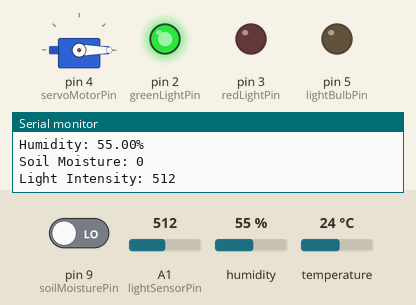
This sketch was run on a simulated Arduino Uno, built with avr-gcc and run on an emulated ATmega328P. On the bench: servo, output pins drawn as LEDs (lit = HIGH), the last lines printed to the serial monitor. The inputs (shaded band) are chosen by the test bench; at power-on: temperature 24 °C, A1 (lightSensorPin) = 512, pin 9 (soilMoisturePin) LOW, humidity 55 %.

Above: at 1.8 s.
1.9 s: temperature set to 20 °C
At 2.7 s:
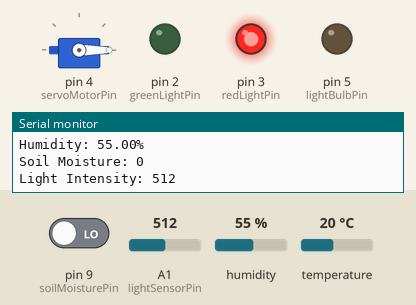
3.6 s: A1 (lightSensorPin) set to 105
5.3 s: A1 (lightSensorPin) set to 91
At 6.5 s:
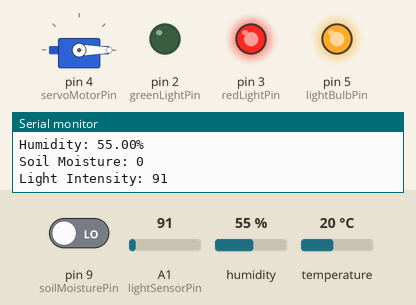
7.7 s: pin 9 (soilMoisturePin) driven HIGH
At 9.0 s:
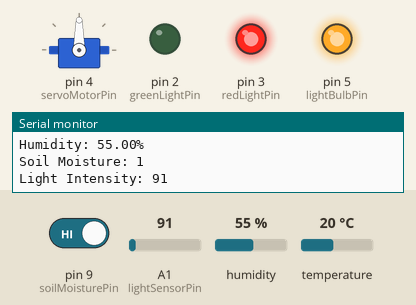
9.7 s: temperature set to 28 °C
At 11.5 s:
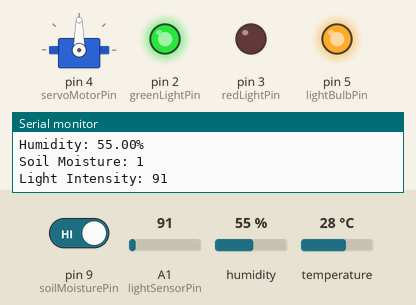
11.8 s: pin 9 (soilMoisturePin) driven LOW
At 12.8 s:
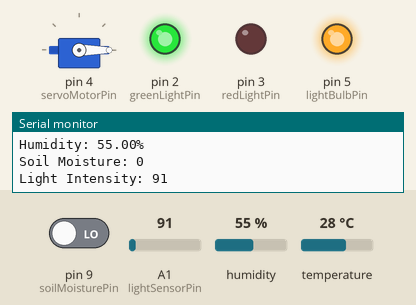
Timing chart, 0 to 14.8 s (numbered marks = the images above; inputs shaded):
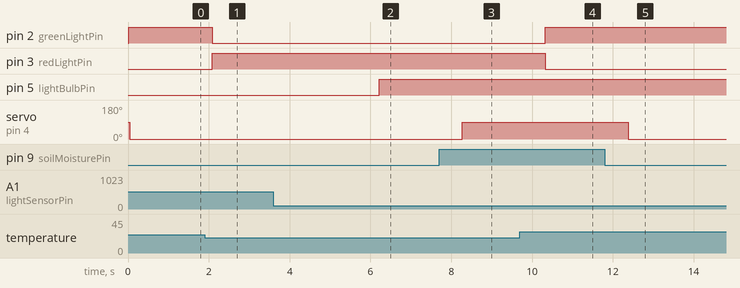

The sketch:

electro_final_1.ino
```cpp
#include <Servo.h>
#include <DHT.h>

#define DHTPIN 7
#define DHTTYPE DHT11

DHT dht(DHTPIN, DHTTYPE);

// Pin definitions
const int greenLightPin = 2;
const int redLightPin = 3;
const int whiteLED = 12;
const int servoMotorPin = 4;
const int lightSensorPin = A1;
const int soilMoisturePin = 9;
const int lightBulbPin = 5;

// Threshold values
const float temperatureMin = 22.0;      // Minimum temperature in degrees Celsius
const float temperatureMax = 28.0;      // Maximum temperature in degrees Celsius
const int lightThreshold = 100;         // Light intensity (0-1023)

// Variables
float temperature;
float humidity;
bool soilMoistureStatus;
int lightIntensity;

Servo servoMotor;  // Declare servoMotor object

void setup() {
  pinMode(greenLightPin, OUTPUT);
  pinMode(redLightPin, OUTPUT);
  pinMode(lightBulbPin, OUTPUT);

  servoMotor.attach(servoMotorPin);  // Attach servo motor to the pin

  Serial.begin(9600);
  dht.begin();
}

void loop() {
  // Read temperature and humidity
  humidity = dht.readHumidity();
  temperature = dht.readTemperature();

  Serial.println();
  Serial.print("Temperature: ");
  Serial.print(temperature);
  Serial.println("°C");
  Serial.print("Humidity: ");
  Serial.print(humidity);
  Serial.println("%");

  // Check temperature range and control lights accordingly
  if (temperature >= temperatureMin && temperature <= temperatureMax) {
    digitalWrite(greenLightPin, HIGH);    // Turn on green light
    digitalWrite(redLightPin, LOW);       // Turn off red light
  } else {
    digitalWrite(greenLightPin, LOW);     // Turn off green light
    digitalWrite(redLightPin, HIGH);      // Turn on red light
  }

  // Read soil moisture
  soilMoistureStatus = readSoilMoisture();
  Serial.print("Soil Moisture: ");
  Serial.println(soilMoistureStatus);

  // Check soil moisture
  if (soilMoistureStatus) {
    rotateServoMotor();                   // Rotate the servo motor
  } else {
    servoMotor.write(0);                  // Rotate the servo motor to 0 degrees if soil moisture is low
  }

  // Read light intensity
  lightIntensity = readLightIntensity();
  Serial.print("Light Intensity: ");
  Serial.println(lightIntensity);

  // Check light intensity
  if (lightIntensity < lightThreshold) {
    digitalWrite(lightBulbPin, HIGH);     // Turn on light bulb
  } else {
    digitalWrite(lightBulbPin, LOW);      // Turn off light bulb
  }

  delay(1000); // Wait for a second
}

bool readSoilMoisture() {
  bool moistureStatus = digitalRead(soilMoisturePin);
  return moistureStatus;
}

int readLightIntensity() {
  int lightValue = analogRead(lightSensorPin);
  return lightValue;
}

void rotateServoMotor() {
  servoMotor.write(90); // Rotate servo motor to 90 degrees
}
```

Measured:
- the behaviour switches between 22 and 21 °C on temperature (found by bisection; images 0 and 1)
- the behaviour switches between 100 and 99 on A1 (lightSensorPin) (found by bisection; images 1 and 2)
- after the input at 1.9 s, pin 2 (greenLightPin): HIGH → LOW after 0.19 s; pin 3 (redLightPin): LOW → HIGH after 0.19 s
- after the input at 5.3 s, pin 5 (lightBulbPin): LOW → HIGH after 0.92 s
- after the input at 7.7 s, servo on pin 4 (servoMotorPin): 0° → 90° after 0.57 s
- after the input at 9.7 s, pin 2 (greenLightPin): LOW → HIGH after 0.62 s; pin 3 (redLightPin): HIGH → LOW after 0.62 s
- after the input at 11.8 s, servo on pin 4 (servoMotorPin): 90° → 0° after 0.58 s
